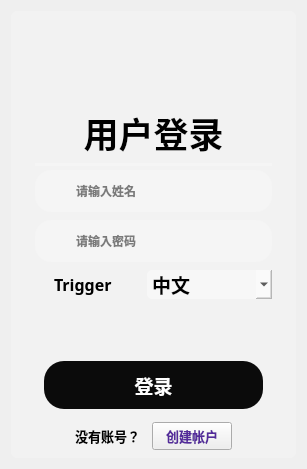
           <widget class="QWidget" name="tab">
            <attribute name="title">
             <string>登录</string>
            </attribute>
            <layout class="QGridLayout" name="gridLayout">
             <item row="0" column="0">
              <widget class="QFrame" name="frame_3">
               <property name="styleSheet">
                <string notr="true">QFrame{
	image: none;
background-color: rgba(255, 255, 255, 20%);
border-radius:6px 
}
QLabel{

	background-color: rgba(255, 255, 255, 0);
}</string>
               </property>
               <property name="frameShape">
                <enum>QFrame::StyledPanel</enum>
               </property>
               <property name="frameShadow">
                <enum>QFrame::Raised</enum>
               </property>
               <layout class="QVBoxLayout" name="verticalLayout_3" stretch="0,0,0,0,0,0">
                <property name="spacing">
                 <number>4</number>
                </property>
                <property name="leftMargin">
                 <number>24</number>
                </property>
                <property name="topMargin">
                 <number>24</number>
                </property>
                <property name="rightMargin">
                 <number>24</number>
                </property>
                <property name="bottomMargin">
                 <number>8</number>
                </property>
                <item>
                 <widget class="QWidget" name="widget" native="true">
                  <property name="minimumSize">
                   <size>
                    <width>0</width>
                    <height>64</height>
                   </size>
                  </property>
                  <property name="styleSheet">
                   <string notr="true"/>
                  </property>
                  <layout class="QGridLayout" name="gridLayout_4">
                   <item row="0" column="3">
                    <spacer name="horizontalSpacer_4">
                     <property name="orientation">
                      <enum>Qt::Horizontal</enum>
                     </property>
                     <property name="sizeHint" stdset="0">
                      <size>
                       <width>40</width>
                       <height>20</height>
                      </size>
                     </property>
                    </spacer>
                   </item>
                   <item row="0" column="0">
                    <spacer name="horizontalSpacer_3">
                     <property name="orientation">
                      <enum>Qt::Horizontal</enum>
                     </property>
                     <property name="sizeHint" stdset="0">
                      <size>
                       <width>40</width>
                       <height>20</height>
                      </size>
                     </property>
                    </spacer>
                   </item>
                   <item row="0" column="2">
                    <widget class="QLabel" name="label_pix">
                     <property name="sizePolicy">
                      <sizepolicy hsizetype="Maximum" vsizetype="Minimum">
                       <horstretch>0</horstretch>
                       <verstretch>0</verstretch>
                      </sizepolicy>
                     </property>
                     <property name="minimumSize">
                      <size>
                       <width>50</width>
                       <height>50</height>
                      </size>
                     </property>
                     <property name="maximumSize">
                      <size>
                       <width>50</width>
                       <height>50</height>
                      </size>
                     </property>
                     <property name="text">
                      <string/>
                     </property>
                    </widget>
                   </item>
                  </layout>
                 </widget>
                </item>
                <item>
                 <widget class="QLabel" name="label">
                  <property name="maximumSize">
                   <size>
                    <width>16777215</width>
                    <height>26777</height>
                   </size>
                  </property>
                  <property name="font">
                   <font>
                    <family>微软雅黑</family>
                    <pointsize>26</pointsize>
                    <weight>75</weight>
                    <bold>true</bold>
                   </font>
                  </property>
                  <property name="text">
                   <string>用户登录</string>
                  </property>
                  <property name="alignment">
                   <set>Qt::AlignCenter</set>
                  </property>
                 </widget>
                </item>
                <item>
                 <widget class="Line" name="line_2">
                  <property name="orientation">
                   <enum>Qt::Horizontal</enum>
                  </property>
                 </widget>
                </item>
                <item>
                 <widget class="QFrame" name="frame_9">
                  <property name="styleSheet">
                   <string notr="true">background-color: rgba(255, 255, 255, 0);</string>
                  </property>
                  <property name="frameShape">
                   <enum>QFrame::StyledPanel</enum>
                  </property>
                  <property name="frameShadow">
                   <enum>QFrame::Raised</enum>
                  </property>
                  <layout class="QVBoxLayout" name="verticalLayout_4">
                   <property name="spacing">
                    <number>8</number>
                   </property>
                   <property name="leftMargin">
                    <number>0</number>
                   </property>
                   <property name="topMargin">
                    <number>0</number>
                   </property>
                   <property name="rightMargin">
                    <number>0</number>
                   </property>
                   <property name="bottomMargin">
                    <number>0</number>
                   </property>
                   <item>
                    <widget class="QFrame" name="frame_7">
                     <property name="minimumSize">
                      <size>
                       <width>0</width>
                       <height>42</height>
                      </size>
                     </property>
                     <property name="styleSheet">
                      <string notr="true">border-radius:16px ;
background-color: rgba(255, 255, 255, 51);</string>
                     </property>
                     <property name="frameShape">
                      <enum>QFrame::StyledPanel</enum>
                     </property>
                     <property name="frameShadow">
                      <enum>QFrame::Raised</enum>
                     </property>
                     <layout class="QHBoxLayout" name="horizontalLayout_6" stretch="1,9">
                      <property name="spacing">
                       <number>12</number>
                      </property>
                      <property name="topMargin">
                       <number>0</number>
                      </property>
                      <property name="bottomMargin">
                       <number>0</number>
                      </property>
                      <item>
                       <widget class="QWidget" name="widget_2" native="true">
                        <property name="maximumSize">
                         <size>
                          <width>18</width>
                          <height>18</height>
                         </size>
                        </property>
                        <property name="styleSheet">
                         <string notr="true">image: url(:/buttom_white/img/buttom_white/发送邮件_send-email.svg);
background-color: rgba(255, 255, 255, 0);</string>
                        </property>
                       </widget>
                      </item>
                      <item>
                       <widget class="QLineEdit" name="name">
                        <property name="font">
                         <font>
                          <family>微软雅黑</family>
                          <weight>75</weight>
                          <bold>true</bold>
                         </font>
                        </property>
                        <property name="styleSheet">
                         <string notr="true">QLineEdit{
	background-color: rgba(255, 255, 255, 0);
	selection-color: rgb(34, 34, 34);
}</string>
                        </property>
                        <property name="placeholderText">
                         <string>请输入姓名</string>
                        </property>
                       </widget>
                      </item>
                     </layout>
                    </widget>
                   </item>
                   <item>
                    <widget class="QFrame" name="frame_8">
                     <property name="minimumSize">
                      <size>
                       <width>0</width>
                       <height>42</height>
                      </size>
                     </property>
                     <property name="styleSheet">
                      <string notr="true">border-radius:16px ;
background-color: rgba(255, 255, 255, 51);</string>
                     </property>
                     <property name="frameShape">
                      <enum>QFrame::StyledPanel</enum>
                     </property>
                     <property name="frameShadow">
                      <enum>QFrame::Raised</enum>
                     </property>
                     <layout class="QHBoxLayout" name="horizontalLayout_7" stretch="1,9">
                      <property name="spacing">
                       <number>12</number>
                      </property>
                      <property name="topMargin">
                       <number>0</number>
                      </property>
                      <property name="bottomMargin">
                       <number>0</number>
                      </property>
                      <item>
                       <widget class="QWidget" name="widget_3" native="true">
                        <property name="maximumSize">
                         <size>
                          <width>18</width>
                          <height>18</height>
                         </size>
                        </property>
                        <property name="styleSheet">
                         <string notr="true">image: url(:/buttom_white/img/buttom_white/电子锁开_electronic-locks-open.svg);
background-color: rgba(255, 255, 255, 0);</string>
                        </property>
                       </widget>
                      </item>
                      <item>
                       <widget class="QLineEdit" name="password">
                        <property name="font">
                         <font>
                          <family>微软雅黑</family>
                          <weight>75</weight>
                          <bold>true</bold>
                         </font>
                        </property>
                        <property name="styleSheet">
                         <string notr="true">QLineEdit{
	background-color: rgba(255, 255, 255, 0);
	selection-color: rgb(34, 34, 34);
}</string>
                        </property>
                        <property name="echoMode">
                         <enum>QLineEdit::Password</enum>
                        </property>
                        <property name="placeholderText">
                         <string>请输入密码</string>
                        </property>
                       </widget>
                      </item>
                     </layout>
                    </widget>
                   </item>
                   <item>
                    <layout class="QHBoxLayout" name="horizontalLayout">
                     <item>
                      <layout class="QVBoxLayout" name="verticalLayout"/>
                     </item>
                    </layout>
                   </item>
                   <item>
                    <layout class="QHBoxLayout" name="horizontalLayout_10">
                     <item>
                      <widget class="QCheckBox" name="checkBox_tri">
                       <property name="font">
                        <font>
                         <family>微软雅黑</family>
                         <pointsize>12</pointsize>
                         <weight>75</weight>
                         <bold>true</bold>
                        </font>
                       </property>
                       <property name="text">
                        <string>Trigger</string>
                       </property>
                       <property name="checked">
                        <bool>false</bool>
                       </property>
                       <property name="tristate">
                        <bool>false</bool>
                       </property>
                      </widget>
                     </item>
                     <item>
                      <widget class="QComboBox" name="comboBox_ssvep_mode">
                       <property name="font">
                        <font>
                         <family>微软雅黑</family>
                         <pointsize>14</pointsize>
                         <weight>75</weight>
                         <bold>true</bold>
                        </font>
                       </property>
                       <property name="styleSheet">
                        <string notr="true">background-color: rgba(255, 255, 255, 100);
border-radius: 5px;
</string>
                       </property>
                       <item>
                        <property name="text">
                         <string>中文</string>
                        </property>
                       </item>
                       <item>
                        <property name="text">
                         <string>english</string>
                        </property>
                       </item>
                       <item>
                        <property name="text">
                         <string>german</string>
                        </property>
                       </item>
                       <item>
                        <property name="text">
                         <string>danish</string>
                        </property>
                       </item>
                       <item>
                        <property name="text">
                         <string>french</string>
                        </property>
                       </item>
                       <item>
                        <property name="text">
                         <string>dutch</string>
                        </property>
                       </item>
                       <item>
                        <property name="text">
                         <string>finnish</string>
                        </property>
                       </item>
                       <item>
                        <property name="text">
                         <string>greek</string>
                        </property>
                       </item>
                       <item>
                        <property name="text">
                         <string>italian</string>
                        </property>
                       </item>
                       <item>
                        <property name="text">
                         <string>portuguese</string>
                        </property>
                       </item>
                       <item>
                        <property name="text">
                         <string>spanish</string>
                        </property>
                       </item>
                       <item>
                        <property name="text">
                         <string>swedish</string>
                        </property>
                       </item>
                      </widget>
                     </item>
                    </layout>
                   </item>
                  </layout>
                 </widget>
                </item>
                <item>
                 <widget class="QFrame" name="frame_11">
                  <property name="styleSheet">
                   <string notr="true">background-color: rgba(255, 255, 255, 0);</string>
                  </property>
                  <property name="frameShape">
                   <enum>QFrame::StyledPanel</enum>
                  </property>
                  <property name="frameShadow">
                   <enum>QFrame::Raised</enum>
                  </property>
                  <layout class="QVBoxLayout" name="verticalLayout_6">
                   <item>
                    <widget class="Line" name="line">
                     <property name="orientation">
                      <enum>Qt::Horizontal</enum>
                     </property>
                    </widget>
                   </item>
                   <item>
                    <spacer name="verticalSpacer">
                     <property name="orientation">
                      <enum>Qt::Vertical</enum>
                     </property>
                     <property name="sizeHint" stdset="0">
                      <size>
                       <width>20</width>
                       <height>40</height>
                      </size>
                     </property>
                    </spacer>
                   </item>
                   <item>
                    <widget class="QPushButton" name="Login">
                     <property name="minimumSize">
                      <size>
                       <width>0</width>
                       <height>48</height>
                      </size>
                     </property>
                     <property name="font">
                      <font>
                       <family>微软雅黑</family>
                       <pointsize>14</pointsize>
                       <weight>75</weight>
                       <bold>true</bold>
                      </font>
                     </property>
                     <property name="styleSheet">
                      <string notr="true">QPushButton{
	background-color: rgb(11, 11, 11);
	border-radius:20px ;
	color: rgb(255, 255, 255);


}</string>
                     </property>
                     <property name="text">
                      <string>登录</string>
                     </property>
                    </widget>
                   </item>
                  </layout>
                 </widget>
                </item>
                <item>
                 <layout class="QHBoxLayout" name="horizontalLayout_5">
                  <property name="spacing">
                   <number>12</number>
                  </property>
                  <item>
                   <spacer name="horizontalSpacer_7">
                    <property name="orientation">
                     <enum>Qt::Horizontal</enum>
                    </property>
                    <property name="sizeHint" stdset="0">
                     <size>
                      <width>40</width>
                      <height>20</height>
                     </size>
                    </property>
                   </spacer>
                  </item>
                  <item>
                   <widget class="QLabel" name="label_3">
                    <property name="font">
                     <font>
                      <family>微软雅黑</family>
                      <pointsize>10</pointsize>
                      <weight>75</weight>
                      <bold>true</bold>
                     </font>
                    </property>
                    <property name="text">
                     <string>没有账号？</string>
                    </property>
                   </widget>
                  </item>
                  <item>
                   <widget class="QPushButton" name="create_Account">
                    <property name="font">
                     <font>
                      <family>微软雅黑</family>
                      <pointsize>10</pointsize>
                      <weight>75</weight>
                      <bold>true</bold>
                     </font>
                    </property>
                    <property name="styleSheet">
                     <string notr="true">color: rgb(84, 42, 155);</string>
                    </property>
                    <property name="text">
                     <string>创建帐户</string>
                    </property>
                   </widget>
                  </item>
                  <item>
                   <spacer name="horizontalSpacer_6">
                    <property name="orientation">
                     <enum>Qt::Horizontal</enum>
                    </property>
                    <property name="sizeHint" stdset="0">
                     <size>
                      <width>40</width>
                      <height>20</height>
                     </size>
                    </property>
                   </spacer>
                  </item>
                 </layout>
                </item>
               </layout>
              </widget>
             </item>
            </layout>
           </widget>
